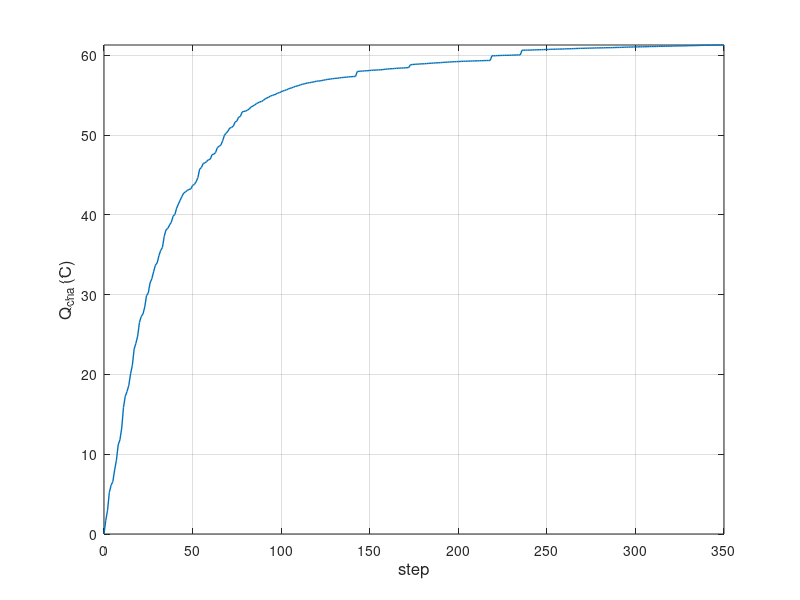

Source code (MATLAB):
close all
clearvars -except sims



cd ../results
Q = load('CarriedCharge.dat');
if isempty(Q) || (size(Q,1)-1) == 0
    fprintf('\n*** Plot1D_ChannelCharge.m cannot be executed with current CarriedCharge.dat file. ***\n');
    cd ../viz
    return
else
    fprintf('\n*** Executing Plot1D_ChannelCharge.m script. ***\n');
end
step = (0:size(Q,1)-1)';

set(gcf,'Units','inches','OuterPosition', [20 20 20 20]/6)

plot(step,Q,'LineWidth',1,'LineStyle','-');
xlabel('step','FontSize',12);
ylabel('Q_{cha} (C)','FontSize',12);
set(gca,'FontSize',10);
axis([0 max(step) min(0) max(Q)]) ;
box on
grid on
exportgraphics(gcf,'../results/ChargeTransfer.png','BackgroundColor','white','Resolution',300);

cd ../viz